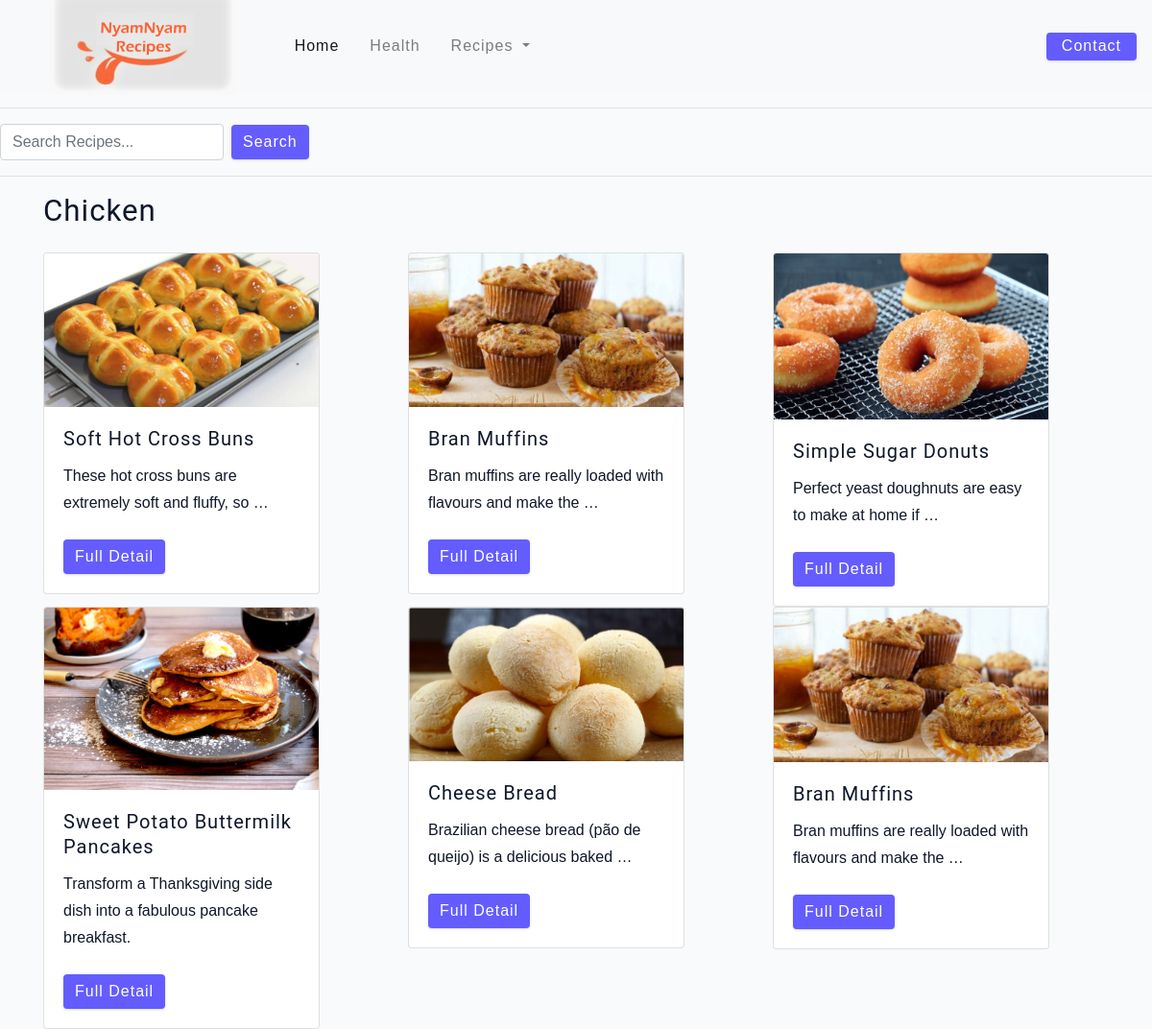
Page /chicken/ on the committed database.
### recipes/models.py (models this page shows)
class Chicken(models.Model):
    Title = models.CharField(max_length=255)
    Image = models.ImageField(max_length=2083)
    Description = models.TextField()
    Instructions = models.TextField()
    Ingredients = models.TextField()
    PrepTime = models.CharField(max_length=5)
    CookTime = models.CharField(max_length=5)
    Servings = models.CharField(max_length=5)
    Price = models.FloatField()
    Quantity = models.IntegerField()

### recipes/views.py (the view)
# urls.py: path("chicken/", views.chicken, name="chicken"),
def chicken(request):
    chicken = Chicken.objects.all()
    context = {'chicken':chicken}
    return render(request, "chicken.html", context)

### templates/chicken.html
{% extends 'main.html' %}
{% load static %}
{% block content %}
    <h3>Chicken</h3>
    <div class="row">
        {% for chicken in chicken %}
            <div class =col>
                <div class="card" style="width: 18rem;">
                    <img src="{{ chicken.Image.url }}" class="card-img-top" alt="..."/>
                    <div class="card-body">
                        <h5 class="card-title">{{chicken.Title }}</h5>
                        <p class="card-text">{{ chicken.Description|truncatewords:10 }}</p>
                        <a href="{% url 'single_chicken' chicken.id %}" class="btn btn-primary">Full Detail</a>
                    </div>
                </div>
            </div>
        {% endfor %}
    </div>
{% endblock content %}

### static/css/main.css (style rules this page uses)
html { font-size: 100%; }
:root { --primary-100: #e2e0ff; --primary-200: #c1beff; --primary-300: #a29dff; --primary-400: #837dff; --primary-500: #645cff; --primary-600: #504acc; --primary-700: #3c3799; --primary-800: #282566; --primary-900: #141233; --grey-50: #f8fafc; --grey-100: #f1f5f9; --grey-200: #e2e8f0; --grey-300: #cbd5e1; --grey-400: #94a3b8; --grey-500: #64748b; --grey-600: #475569; --grey-700: #334155; --grey-800: #1e293b; --grey-900: #0f172a; --black: #222; --white: #fff; --red-light: #f8d7da; --red-dark: #842029; --green-light: #d1e7dd; --green-dark: #0f5132; --headingFont: 'Roboto', sans-serif; --bodyFont: 'Nunito', sans-serif; --smallText: 0.7em; --backgroundColor: var(--grey-50); --textColor: var(--grey-900); --borderRadius: 0.25rem; --letterSpacing: 1px; --transition: 0.3s ease-in-out all; --max-width: 1120px; --fixed-width: 600px; --shadow-1: 0 1px 3px 0 rgba(0, 0, 0, 0.1), 0 1px 2px 0 rgba(0, 0, 0, 0.06); --shadow-2: 0 4px 6px -1px rgba(0, 0, 0, 0.1), 0 2px 4px -1px rgba(0, 0, 0, 0.06); --shadow-3: 0 10px 15px -3px rgba(0, 0, 0, 0.1), 0 4px 6px -2px rgba(0, 0, 0, 0.05); --shadow-4: 0 20px 25px -5px rgba(0, 0, 0, 0.1), 0 10px 10px -5px rgba(0, 0, 0, 0.04); }
body { background: var(--backgroundColor); font-family: var(--bodyFont); font-weight: 400; line-height: 1.75; color: var(--textColor); }
p { margin-top: 0; margin-bottom: 1.5rem; max-width: 40em; }
h1, h2, h3, h4, h5 { margin: 0; margin-bottom: 1.38rem; font-family: var(--headingFont); font-weight: 400; line-height: 1.3; text-transform: capitalize; letter-spacing: var(--letterSpacing); }
h3 { font-size: 1.953rem; }
h5 { font-size: 1.25rem; }
a { text-decoration: none; }
.btn { cursor: pointer; color: var(--white); background: var(--primary-500); border: transparent; border-radius: var(--borderRadius); letter-spacing: var(--letterSpacing); padding: 0.375rem 0.75rem; box-shadow: var(--shadow-1); transition: var(--transtion); text-transform: capitalize; display: inline-block; }
::placeholder { font-family: inherit; color: var(--grey-400); }

### rows in the picture
Chicken: Image (picture), Title "Soft Hot Cross Buns", Description "These hot cross buns are extremely soft and fluffy, so …"
Chicken: Image (picture), Title "Bran Muffins", Description "Bran muffins are really loaded with flavours and make the …"
Chicken: Image (picture), Title "Simple Sugar Donuts", Description "Perfect yeast doughnuts are easy to make at home if …"
Chicken: Image (picture), Title "Sweet Potato Buttermilk Pancakes", Description "Transform a Thanksgiving side dish into a fabulous pancake breakfast."
Chicken: Image (picture), Title "Cheese Bread", Description "Brazilian cheese bread (pão de queijo) is a delicious baked …"
Chicken: Image (picture), Title "Bran Muffins", Description "Bran muffins are really loaded with flavours and make the …"
